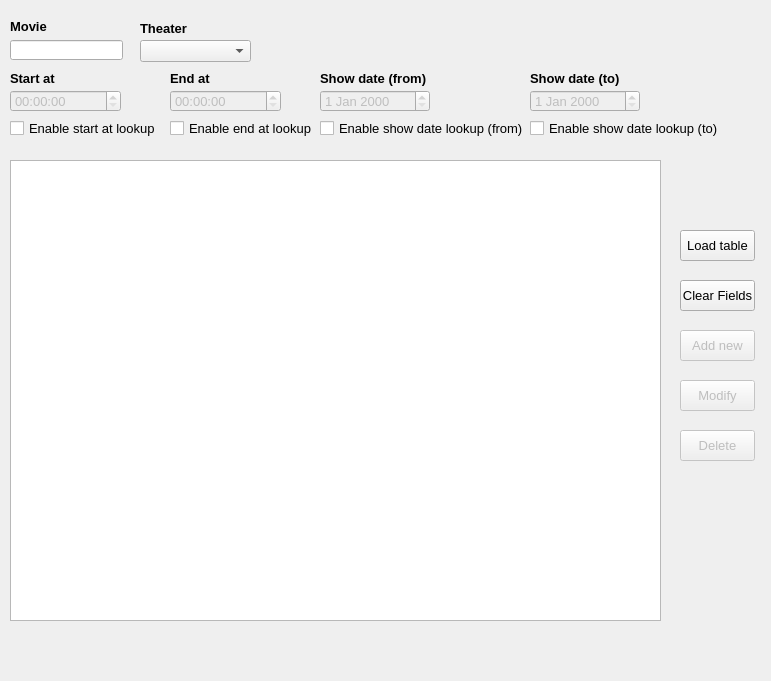
<?xml version="1.0" encoding="UTF-8"?>
<ui version="4.0">
 <class>ShowtimesForm</class>
 <widget class="QMainWindow" name="ShowtimesForm">
  <property name="geometry">
   <rect>
    <x>0</x>
    <y>0</y>
    <width>771</width>
    <height>681</height>
   </rect>
  </property>
  <property name="font">
   <font>
    <pointsize>10</pointsize>
   </font>
  </property>
  <property name="windowTitle">
   <string>Showtimes</string>
  </property>
  <property name="windowIcon">
   <iconset resource="MyResources.qrc">
    <normaloff>:/Images/showtime pic.png</normaloff>:/Images/showtime pic.png</iconset>
  </property>
  <widget class="QWidget" name="centralwidget">
   <widget class="QLabel" name="label">
    <property name="geometry">
     <rect>
      <x>10</x>
      <y>20</y>
      <width>47</width>
      <height>13</height>
     </rect>
    </property>
    <property name="font">
     <font>
      <pointsize>10</pointsize>
      <weight>75</weight>
      <bold>true</bold>
     </font>
    </property>
    <property name="text">
     <string>Movie</string>
    </property>
   </widget>
   <widget class="QLineEdit" name="ledMovie">
    <property name="geometry">
     <rect>
      <x>10</x>
      <y>40</y>
      <width>113</width>
      <height>20</height>
     </rect>
    </property>
   </widget>
   <widget class="QTimeEdit" name="tmeStartAt">
    <property name="enabled">
     <bool>false</bool>
    </property>
    <property name="geometry">
     <rect>
      <x>10</x>
      <y>90</y>
      <width>111</width>
      <height>22</height>
     </rect>
    </property>
   </widget>
   <widget class="QLabel" name="label_2">
    <property name="geometry">
     <rect>
      <x>10</x>
      <y>70</y>
      <width>71</width>
      <height>16</height>
     </rect>
    </property>
    <property name="font">
     <font>
      <pointsize>10</pointsize>
      <weight>75</weight>
      <bold>true</bold>
     </font>
    </property>
    <property name="text">
     <string>Start at</string>
    </property>
   </widget>
   <widget class="QCheckBox" name="chkStartAt">
    <property name="geometry">
     <rect>
      <x>10</x>
      <y>120</y>
      <width>151</width>
      <height>17</height>
     </rect>
    </property>
    <property name="text">
     <string>Enable start at lookup</string>
    </property>
   </widget>
   <widget class="QLabel" name="label_3">
    <property name="geometry">
     <rect>
      <x>170</x>
      <y>70</y>
      <width>51</width>
      <height>16</height>
     </rect>
    </property>
    <property name="font">
     <font>
      <pointsize>10</pointsize>
      <weight>75</weight>
      <bold>true</bold>
     </font>
    </property>
    <property name="text">
     <string>End at</string>
    </property>
   </widget>
   <widget class="QTimeEdit" name="tmeEndAt">
    <property name="enabled">
     <bool>false</bool>
    </property>
    <property name="geometry">
     <rect>
      <x>170</x>
      <y>90</y>
      <width>111</width>
      <height>22</height>
     </rect>
    </property>
   </widget>
   <widget class="QCheckBox" name="chkEndAt">
    <property name="geometry">
     <rect>
      <x>170</x>
      <y>120</y>
      <width>151</width>
      <height>17</height>
     </rect>
    </property>
    <property name="text">
     <string>Enable end at lookup</string>
    </property>
   </widget>
   <widget class="QLabel" name="label_4">
    <property name="geometry">
     <rect>
      <x>320</x>
      <y>70</y>
      <width>121</width>
      <height>16</height>
     </rect>
    </property>
    <property name="font">
     <font>
      <pointsize>10</pointsize>
      <weight>75</weight>
      <bold>true</bold>
     </font>
    </property>
    <property name="text">
     <string>Show date (from)</string>
    </property>
   </widget>
   <widget class="QCheckBox" name="chkShowDateFrom">
    <property name="geometry">
     <rect>
      <x>320</x>
      <y>120</y>
      <width>211</width>
      <height>17</height>
     </rect>
    </property>
    <property name="text">
     <string>Enable show date lookup (from)</string>
    </property>
   </widget>
   <widget class="QLabel" name="label_5">
    <property name="geometry">
     <rect>
      <x>530</x>
      <y>70</y>
      <width>111</width>
      <height>16</height>
     </rect>
    </property>
    <property name="font">
     <font>
      <pointsize>10</pointsize>
      <weight>75</weight>
      <bold>true</bold>
     </font>
    </property>
    <property name="text">
     <string>Show date (to)</string>
    </property>
   </widget>
   <widget class="QDateEdit" name="dedShowDateFrom">
    <property name="enabled">
     <bool>false</bool>
    </property>
    <property name="geometry">
     <rect>
      <x>320</x>
      <y>90</y>
      <width>110</width>
      <height>22</height>
     </rect>
    </property>
   </widget>
   <widget class="QDateEdit" name="dedShowDateTo">
    <property name="enabled">
     <bool>false</bool>
    </property>
    <property name="geometry">
     <rect>
      <x>530</x>
      <y>90</y>
      <width>110</width>
      <height>22</height>
     </rect>
    </property>
   </widget>
   <widget class="QCheckBox" name="chkShowDateTo">
    <property name="geometry">
     <rect>
      <x>530</x>
      <y>120</y>
      <width>191</width>
      <height>17</height>
     </rect>
    </property>
    <property name="text">
     <string>Enable show date lookup (to)</string>
    </property>
   </widget>
   <widget class="QLabel" name="label_6">
    <property name="geometry">
     <rect>
      <x>140</x>
      <y>20</y>
      <width>71</width>
      <height>16</height>
     </rect>
    </property>
    <property name="font">
     <font>
      <pointsize>10</pointsize>
      <weight>75</weight>
      <bold>true</bold>
     </font>
    </property>
    <property name="text">
     <string>Theater</string>
    </property>
   </widget>
   <widget class="QComboBox" name="cbxTheater">
    <property name="geometry">
     <rect>
      <x>140</x>
      <y>40</y>
      <width>111</width>
      <height>22</height>
     </rect>
    </property>
   </widget>
   <widget class="QTableView" name="tvwTable">
    <property name="geometry">
     <rect>
      <x>10</x>
      <y>160</y>
      <width>651</width>
      <height>461</height>
     </rect>
    </property>
   </widget>
   <widget class="QPushButton" name="pbtLoadTable">
    <property name="geometry">
     <rect>
      <x>680</x>
      <y>230</y>
      <width>75</width>
      <height>31</height>
     </rect>
    </property>
    <property name="text">
     <string>Load table</string>
    </property>
   </widget>
   <widget class="QPushButton" name="pbtClearFields">
    <property name="enabled">
     <bool>true</bool>
    </property>
    <property name="geometry">
     <rect>
      <x>680</x>
      <y>280</y>
      <width>75</width>
      <height>31</height>
     </rect>
    </property>
    <property name="text">
     <string>Clear Fields</string>
    </property>
   </widget>
   <widget class="QPushButton" name="pbtDelete">
    <property name="enabled">
     <bool>false</bool>
    </property>
    <property name="geometry">
     <rect>
      <x>680</x>
      <y>430</y>
      <width>75</width>
      <height>31</height>
     </rect>
    </property>
    <property name="text">
     <string>Delete</string>
    </property>
   </widget>
   <widget class="QPushButton" name="pbtModify">
    <property name="enabled">
     <bool>false</bool>
    </property>
    <property name="geometry">
     <rect>
      <x>680</x>
      <y>380</y>
      <width>75</width>
      <height>31</height>
     </rect>
    </property>
    <property name="text">
     <string>Modify</string>
    </property>
   </widget>
   <widget class="QPushButton" name="pbtAddNew">
    <property name="enabled">
     <bool>false</bool>
    </property>
    <property name="geometry">
     <rect>
      <x>680</x>
      <y>330</y>
      <width>75</width>
      <height>31</height>
     </rect>
    </property>
    <property name="text">
     <string>Add new</string>
    </property>
   </widget>
  </widget>
  <widget class="QMenuBar" name="menubar">
   <property name="geometry">
    <rect>
     <x>0</x>
     <y>0</y>
     <width>771</width>
     <height>23</height>
    </rect>
   </property>
  </widget>
  <widget class="QStatusBar" name="statusbar">
   <property name="sizeGripEnabled">
    <bool>false</bool>
   </property>
  </widget>
 </widget>
 <resources>
  <include location="MyResources.qrc"/>
 </resources>
 <connections/>
</ui>
